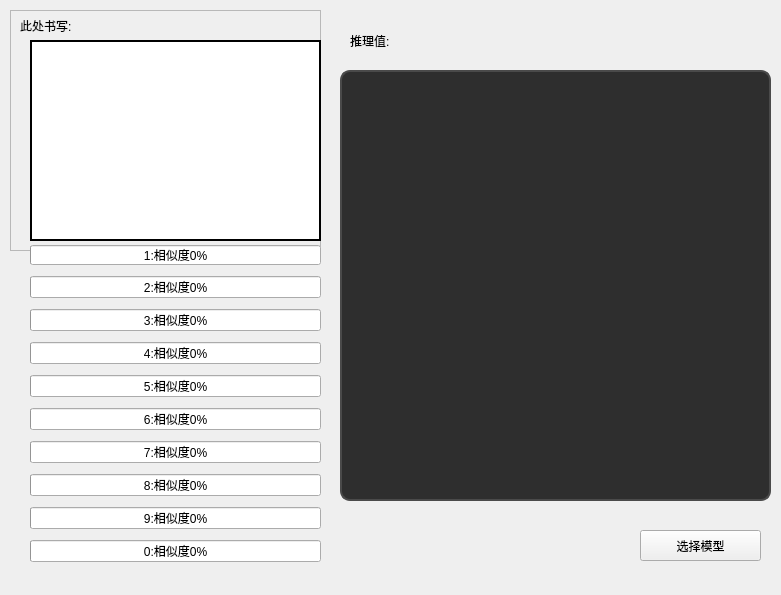
<?xml version="1.0" encoding="UTF-8"?>
<ui version="4.0">
 <class>MainWindow</class>
 <widget class="QMainWindow" name="MainWindow">
  <property name="geometry">
   <rect>
    <x>0</x>
    <y>0</y>
    <width>781</width>
    <height>595</height>
   </rect>
  </property>
  <property name="windowTitle">
   <string>MainWindow</string>
  </property>
  <widget class="QWidget" name="centralwidget">
   <widget class="QFrame" name="frame">
    <property name="geometry">
     <rect>
      <x>10</x>
      <y>10</y>
      <width>311</width>
      <height>241</height>
     </rect>
    </property>
    <property name="maximumSize">
     <size>
      <width>16777212</width>
      <height>16777215</height>
     </size>
    </property>
    <property name="frameShape">
     <enum>QFrame::StyledPanel</enum>
    </property>
    <property name="frameShadow">
     <enum>QFrame::Raised</enum>
    </property>
    <widget class="QLabel" name="label">
     <property name="geometry">
      <rect>
       <x>10</x>
       <y>10</y>
       <width>54</width>
       <height>12</height>
      </rect>
     </property>
     <property name="text">
      <string>此处书写:</string>
     </property>
    </widget>
    <widget class="QLabel" name="label_2">
     <property name="geometry">
      <rect>
       <x>20</x>
       <y>30</y>
       <width>291</width>
       <height>201</height>
      </rect>
     </property>
     <property name="styleSheet">
      <string notr="true">QLabel {
    border: 2px solid black;   /* 黑色边框，2像素宽 */
    background-color: white;   /* 白色背景 */
}
</string>
     </property>
     <property name="text">
      <string/>
     </property>
    </widget>
   </widget>
   <widget class="QWidget" name="verticalLayoutWidget_2">
    <property name="geometry">
     <rect>
      <x>30</x>
      <y>240</y>
      <width>291</width>
      <height>331</height>
     </rect>
    </property>
    <layout class="QVBoxLayout" name="verticalLayout_2">
     <item>
      <widget class="QProgressBar" name="progressBar_1">
       <property name="maximumSize">
        <size>
         <width>16777215</width>
         <height>20</height>
        </size>
       </property>
       <property name="value">
        <number>0</number>
       </property>
       <property name="format">
        <string>1:相似度%p%</string>
       </property>
      </widget>
     </item>
     <item>
      <widget class="QProgressBar" name="progressBar_2">
       <property name="value">
        <number>0</number>
       </property>
       <property name="format">
        <string>2:相似度%p%</string>
       </property>
      </widget>
     </item>
     <item>
      <widget class="QProgressBar" name="progressBar_3">
       <property name="value">
        <number>0</number>
       </property>
       <property name="format">
        <string>3:相似度%p%</string>
       </property>
      </widget>
     </item>
     <item>
      <widget class="QProgressBar" name="progressBar_4">
       <property name="value">
        <number>0</number>
       </property>
       <property name="format">
        <string>4:相似度%p%</string>
       </property>
      </widget>
     </item>
     <item>
      <widget class="QProgressBar" name="progressBar_5">
       <property name="value">
        <number>0</number>
       </property>
       <property name="format">
        <string>5:相似度%p%</string>
       </property>
      </widget>
     </item>
     <item>
      <widget class="QProgressBar" name="progressBar_6">
       <property name="minimum">
        <number>0</number>
       </property>
       <property name="value">
        <number>0</number>
       </property>
       <property name="textVisible">
        <bool>true</bool>
       </property>
       <property name="format">
        <string>6:相似度%p%</string>
       </property>
      </widget>
     </item>
     <item>
      <widget class="QProgressBar" name="progressBar_7">
       <property name="value">
        <number>0</number>
       </property>
       <property name="format">
        <string>7:相似度%p%</string>
       </property>
      </widget>
     </item>
     <item>
      <widget class="QProgressBar" name="progressBar_8">
       <property name="value">
        <number>0</number>
       </property>
       <property name="format">
        <string>8:相似度%p%</string>
       </property>
      </widget>
     </item>
     <item>
      <widget class="QProgressBar" name="progressBar_9">
       <property name="value">
        <number>0</number>
       </property>
       <property name="format">
        <string>9:相似度%p%</string>
       </property>
      </widget>
     </item>
     <item>
      <widget class="QProgressBar" name="progressBar_0">
       <property name="value">
        <number>0</number>
       </property>
       <property name="format">
        <string>0:相似度%p%</string>
       </property>
      </widget>
     </item>
    </layout>
   </widget>
   <widget class="QPushButton" name="pushButton">
    <property name="geometry">
     <rect>
      <x>640</x>
      <y>530</y>
      <width>121</width>
      <height>31</height>
     </rect>
    </property>
    <property name="text">
     <string>选择模型</string>
    </property>
   </widget>
   <widget class="QTextEdit" name="textEdit">
    <property name="geometry">
     <rect>
      <x>340</x>
      <y>70</y>
      <width>431</width>
      <height>431</height>
     </rect>
    </property>
    <property name="styleSheet">
     <string notr="true">QTextEdit {
    background-color: #2e2e2e;    /* 深色背景 */
    color: #ffffff;               /* 白色文本 */
    border-radius: 10px;          /* 圆角 */
    padding: 10px;                /* 内边距，避免文字太靠近边框 */
    border: 2px solid #4a4a4a;    /* 边框颜色和宽度 */
}

QScrollBar:vertical {
    background-color: #2e2e2e;    /* 滚动条背景颜色 */
    width: 15px;
    margin: 15px 0 15px 0;
    border-radius: 5px;
}

QScrollBar::handle:vertical {
    background-color: #5c5c5c;    /* 滚动条滑块颜色 */
    min-height: 20px;
    border-radius: 5px;
}

QScrollBar::add-line:vertical, QScrollBar::sub-line:vertical {
    background: none;
}
</string>
    </property>
   </widget>
   <widget class="QLabel" name="label_3">
    <property name="geometry">
     <rect>
      <x>350</x>
      <y>20</y>
      <width>91</width>
      <height>41</height>
     </rect>
    </property>
    <property name="text">
     <string>推理值:</string>
    </property>
   </widget>
  </widget>
 </widget>
 <resources/>
 <connections/>
</ui>
